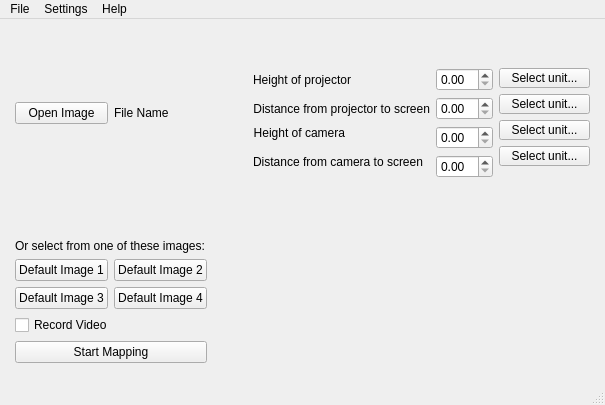
<?xml version="1.0" encoding="UTF-8"?>
<ui version="4.0">
 <class>MainWindow</class>
 <widget class="QMainWindow" name="MainWindow">
  <property name="geometry">
   <rect>
    <x>0</x>
    <y>0</y>
    <width>605</width>
    <height>405</height>
   </rect>
  </property>
  <property name="windowTitle">
   <string>LightMap</string>
  </property>
  <widget class="QWidget" name="central_widget">
   <layout class="QGridLayout" name="gridLayout">
    <property name="leftMargin">
     <number>15</number>
    </property>
    <property name="rightMargin">
     <number>15</number>
    </property>
    <property name="bottomMargin">
     <number>20</number>
    </property>
    <item row="2" column="0">
     <layout class="QHBoxLayout" name="horizontal_layout_main_middle">
      <property name="sizeConstraint">
       <enum>QLayout::SetDefaultConstraint</enum>
      </property>
      <item>
       <layout class="QVBoxLayout" name="vertical_layout_main_left">
        <property name="sizeConstraint">
         <enum>QLayout::SetDefaultConstraint</enum>
        </property>
        <item>
         <layout class="QHBoxLayout" name="horizontal_layout_left_top">
          <property name="sizeConstraint">
           <enum>QLayout::SetDefaultConstraint</enum>
          </property>
          <item>
           <widget class="QPushButton" name="button_open_image">
            <property name="text">
             <string>Open Image</string>
            </property>
           </widget>
          </item>
          <item>
           <widget class="QLabel" name="label_file_name">
            <property name="text">
             <string>File Name</string>
            </property>
            <property name="alignment">
             <set>Qt::AlignLeading|Qt::AlignLeft|Qt::AlignVCenter</set>
            </property>
            <property name="buddy">
             <cstring>button_open_image</cstring>
            </property>
           </widget>
          </item>
         </layout>
        </item>
        <item>
         <widget class="QLabel" name="label_select_default_image">
          <property name="text">
           <string>Or select from one of these images:</string>
          </property>
          <property name="alignment">
           <set>Qt::AlignBottom|Qt::AlignLeading|Qt::AlignLeft</set>
          </property>
         </widget>
        </item>
        <item>
         <layout class="QGridLayout" name="gridLayout_2">
          <item row="1" column="1">
           <widget class="QPushButton" name="button_default_image2">
            <property name="text">
             <string>Default Image 2</string>
            </property>
           </widget>
          </item>
          <item row="3" column="1">
           <widget class="QPushButton" name="button_default_image4">
            <property name="text">
             <string>Default Image 4</string>
            </property>
           </widget>
          </item>
          <item row="1" column="0">
           <widget class="QPushButton" name="button_default_image1">
            <property name="text">
             <string>Default Image 1</string>
            </property>
           </widget>
          </item>
          <item row="3" column="0">
           <widget class="QPushButton" name="button_default_image3">
            <property name="text">
             <string>Default Image 3</string>
            </property>
           </widget>
          </item>
         </layout>
        </item>
        <item>
         <widget class="QCheckBox" name="check_box_record_video">
          <property name="text">
           <string>Record Video</string>
          </property>
         </widget>
        </item>
        <item>
         <widget class="QPushButton" name="button_start_mapping">
          <property name="text">
           <string>Start Mapping</string>
          </property>
         </widget>
        </item>
       </layout>
      </item>
      <item>
       <spacer name="vertical_spacer_middle1">
        <property name="orientation">
         <enum>Qt::Vertical</enum>
        </property>
        <property name="sizeHint" stdset="0">
         <size>
          <width>20</width>
          <height>40</height>
         </size>
        </property>
       </spacer>
      </item>
      <item>
       <spacer name="vertical_spacer_middle2">
        <property name="orientation">
         <enum>Qt::Vertical</enum>
        </property>
        <property name="sizeHint" stdset="0">
         <size>
          <width>20</width>
          <height>40</height>
         </size>
        </property>
       </spacer>
      </item>
      <item>
       <layout class="QFormLayout" name="form_layout">
        <item row="0" column="0">
         <widget class="QLabel" name="label_projector_height">
          <property name="layoutDirection">
           <enum>Qt::LeftToRight</enum>
          </property>
          <property name="text">
           <string>Height of projector</string>
          </property>
          <property name="alignment">
           <set>Qt::AlignRight|Qt::AlignTrailing|Qt::AlignVCenter</set>
          </property>
         </widget>
        </item>
        <item row="1" column="0">
         <widget class="QLabel" name="label_projector_to_screen">
          <property name="text">
           <string>Distance from projector to screen</string>
          </property>
          <property name="alignment">
           <set>Qt::AlignRight|Qt::AlignTrailing|Qt::AlignVCenter</set>
          </property>
         </widget>
        </item>
        <item row="2" column="0">
         <widget class="QLabel" name="label_height_camera">
          <property name="text">
           <string>Height of camera</string>
          </property>
          <property name="alignment">
           <set>Qt::AlignRight|Qt::AlignTop|Qt::AlignTrailing</set>
          </property>
         </widget>
        </item>
        <item row="3" column="0">
         <widget class="QLabel" name="label_camera_to_screen">
          <property name="text">
           <string>Distance from camera to screen</string>
          </property>
          <property name="alignment">
           <set>Qt::AlignRight|Qt::AlignTop|Qt::AlignTrailing</set>
          </property>
         </widget>
        </item>
        <item row="0" column="1">
         <widget class="QDoubleSpinBox" name="double_spin_box_projector_height"/>
        </item>
        <item row="1" column="1">
         <widget class="QDoubleSpinBox" name="double_spin_box_projector_to_screen"/>
        </item>
        <item row="2" column="1">
         <widget class="QDoubleSpinBox" name="double_spin_box_camera_height"/>
        </item>
        <item row="3" column="1">
         <widget class="QDoubleSpinBox" name="double_spin_box_camera_to_screen"/>
        </item>
       </layout>
      </item>
      <item>
       <layout class="QVBoxLayout" name="vertical_layout_select_unit">
        <item>
         <widget class="QPushButton" name="button_unit_projector_height">
          <property name="sizePolicy">
           <sizepolicy hsizetype="Minimum" vsizetype="Minimum">
            <horstretch>0</horstretch>
            <verstretch>0</verstretch>
           </sizepolicy>
          </property>
          <property name="maximumSize">
           <size>
            <width>16777215</width>
            <height>20</height>
           </size>
          </property>
          <property name="text">
           <string>Select unit...</string>
          </property>
         </widget>
        </item>
        <item>
         <widget class="QPushButton" name="button_unit_projector_to_screen">
          <property name="maximumSize">
           <size>
            <width>16777215</width>
            <height>20</height>
           </size>
          </property>
          <property name="text">
           <string>Select unit...</string>
          </property>
         </widget>
        </item>
        <item>
         <widget class="QPushButton" name="button_unit_camera_height">
          <property name="maximumSize">
           <size>
            <width>16777215</width>
            <height>20</height>
           </size>
          </property>
          <property name="text">
           <string>Select unit...</string>
          </property>
         </widget>
        </item>
        <item>
         <widget class="QPushButton" name="button_unit_camera_to_screen">
          <property name="maximumSize">
           <size>
            <width>16777215</width>
            <height>20</height>
           </size>
          </property>
          <property name="text">
           <string>Select unit...</string>
          </property>
         </widget>
        </item>
        <item>
         <spacer name="vertical_spacer_units">
          <property name="orientation">
           <enum>Qt::Vertical</enum>
          </property>
          <property name="sizeHint" stdset="0">
           <size>
            <width>20</width>
            <height>40</height>
           </size>
          </property>
         </spacer>
        </item>
       </layout>
      </item>
     </layout>
    </item>
    <item row="1" column="0">
     <spacer name="horizontal_spacer_light_map">
      <property name="orientation">
       <enum>Qt::Horizontal</enum>
      </property>
      <property name="sizeHint" stdset="0">
       <size>
        <width>40</width>
        <height>20</height>
       </size>
      </property>
     </spacer>
    </item>
    <item row="0" column="0">
     <layout class="QVBoxLayout" name="vertical_layout_top" stretch="0">
      <property name="spacing">
       <number>6</number>
      </property>
      <item>
       <widget class="QLabel" name="label_lightmap">
        <property name="sizePolicy">
         <sizepolicy hsizetype="Preferred" vsizetype="Preferred">
          <horstretch>0</horstretch>
          <verstretch>0</verstretch>
         </sizepolicy>
        </property>
        <property name="text">
         <string/>
        </property>
        <property name="pixmap">
         <pixmap>LightMap.png</pixmap>
        </property>
        <property name="alignment">
         <set>Qt::AlignHCenter|Qt::AlignTop</set>
        </property>
       </widget>
      </item>
     </layout>
    </item>
   </layout>
  </widget>
  <widget class="QMenuBar" name="menubar">
   <property name="geometry">
    <rect>
     <x>0</x>
     <y>0</y>
     <width>605</width>
     <height>21</height>
    </rect>
   </property>
   <widget class="QMenu" name="menu_file">
    <property name="title">
     <string>File</string>
    </property>
    <addaction name="action_open_image"/>
    <addaction name="separator"/>
    <addaction name="action_record_video"/>
    <addaction name="action_stop_recording"/>
    <addaction name="separator"/>
    <addaction name="action_quit"/>
   </widget>
   <widget class="QMenu" name="menu_settings">
    <property name="title">
     <string>Settings</string>
    </property>
    <addaction name="action_preferences"/>
   </widget>
   <widget class="QMenu" name="menu_help">
    <property name="title">
     <string>Help</string>
    </property>
    <addaction name="action_LightMap_Help"/>
    <addaction name="separator"/>
    <addaction name="action_About_LightMap"/>
   </widget>
   <addaction name="menu_file"/>
   <addaction name="menu_settings"/>
   <addaction name="menu_help"/>
  </widget>
  <widget class="QStatusBar" name="status_bar"/>
  <action name="action_open_image">
   <property name="text">
    <string>Open Image</string>
   </property>
  </action>
  <action name="action_quit">
   <property name="text">
    <string>Quit</string>
   </property>
  </action>
  <action name="action_hide_toolbar">
   <property name="text">
    <string>Hide Toolbar</string>
   </property>
  </action>
  <action name="action_record_video">
   <property name="text">
    <string>Record Video</string>
   </property>
  </action>
  <action name="action_stop_recording">
   <property name="text">
    <string>Stop Recording</string>
   </property>
  </action>
  <action name="action_preferences">
   <property name="text">
    <string>Preferences</string>
   </property>
  </action>
  <action name="action_LightMap_Help">
   <property name="text">
    <string>LightMap Help</string>
   </property>
  </action>
  <action name="action_About_LightMap">
   <property name="text">
    <string>About LightMap</string>
   </property>
  </action>
 </widget>
 <resources/>
 <connections/>
</ui>
